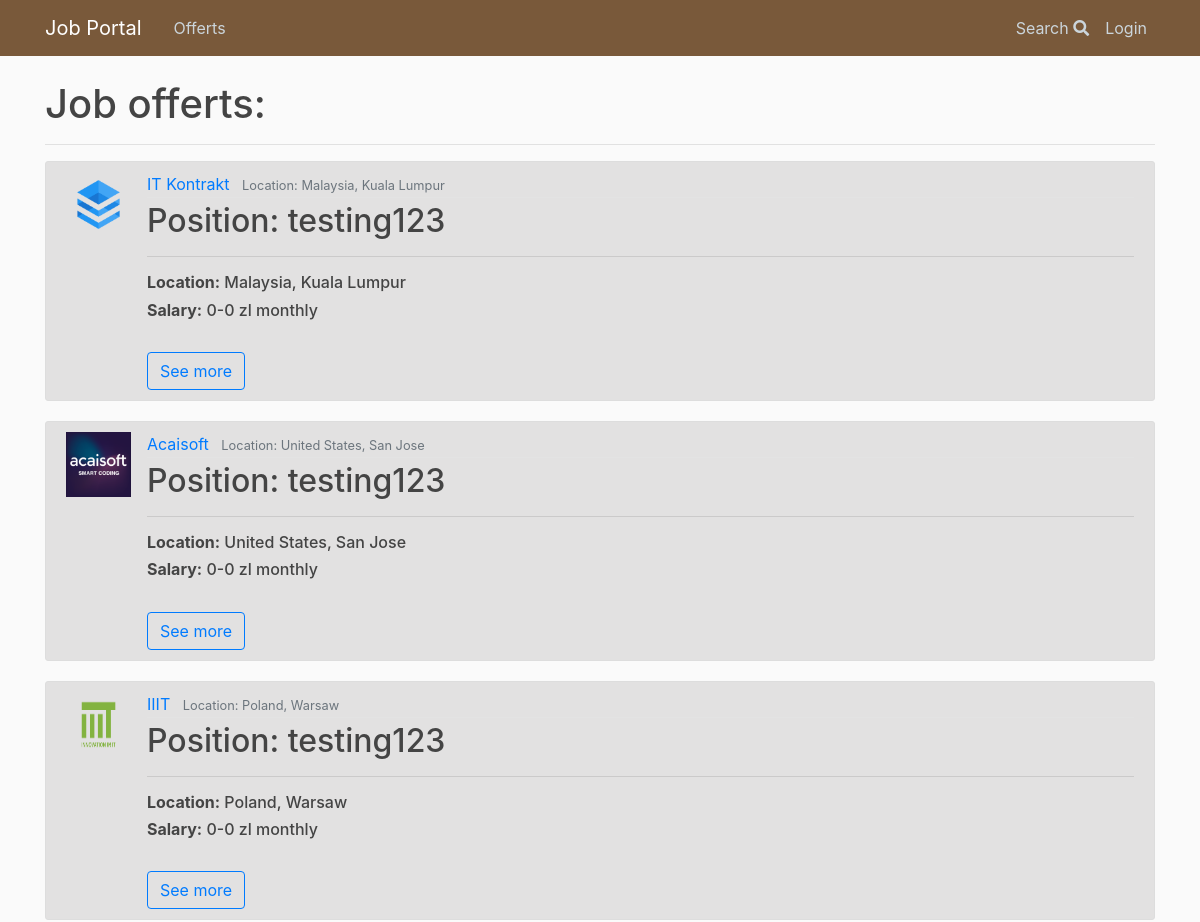
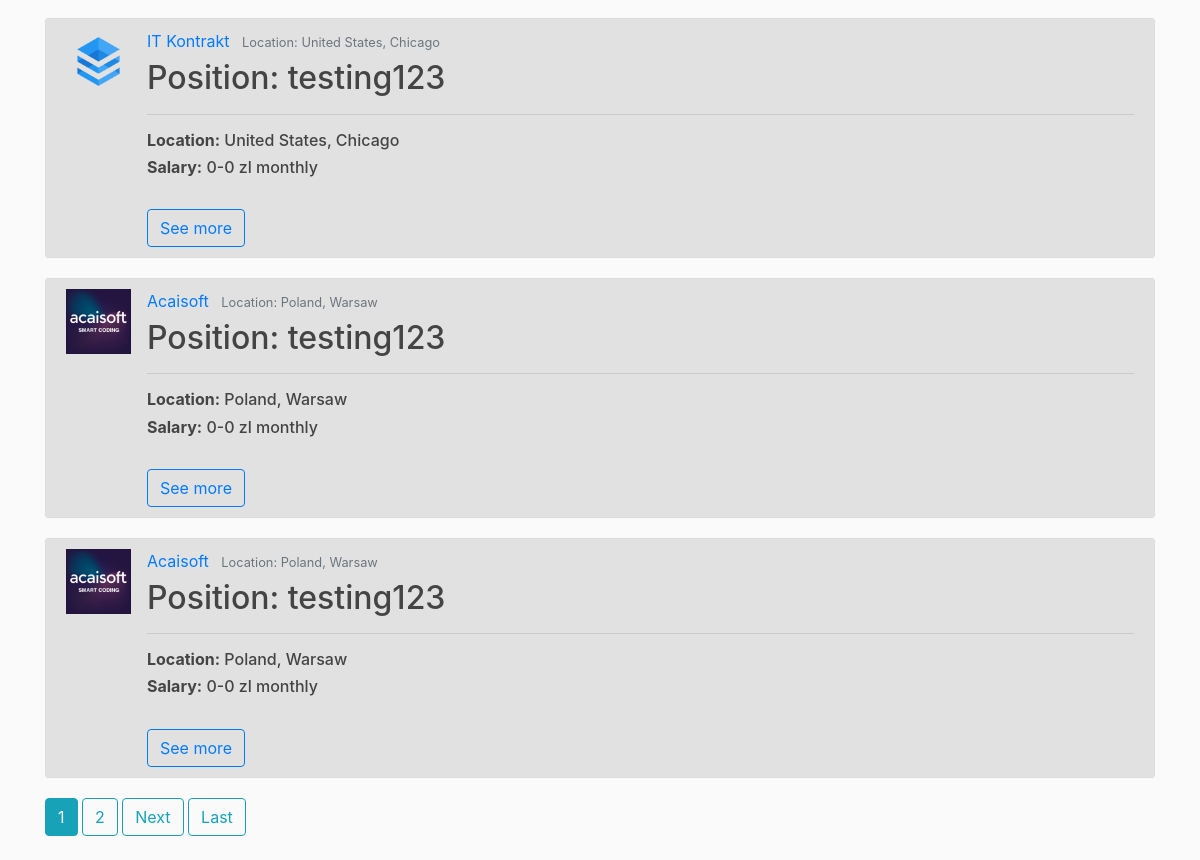
Page /offerts/ on the earlier database version (2 pictures, top to bottom).
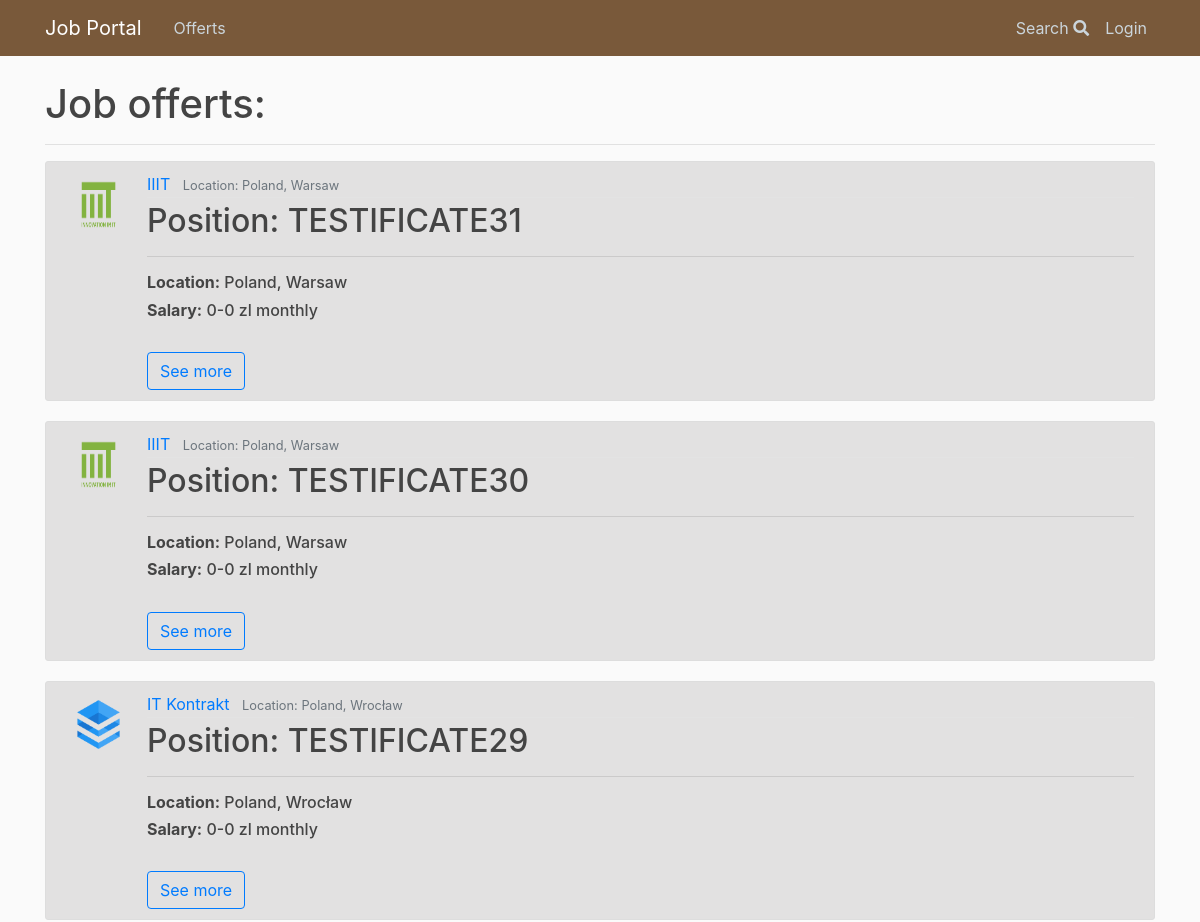
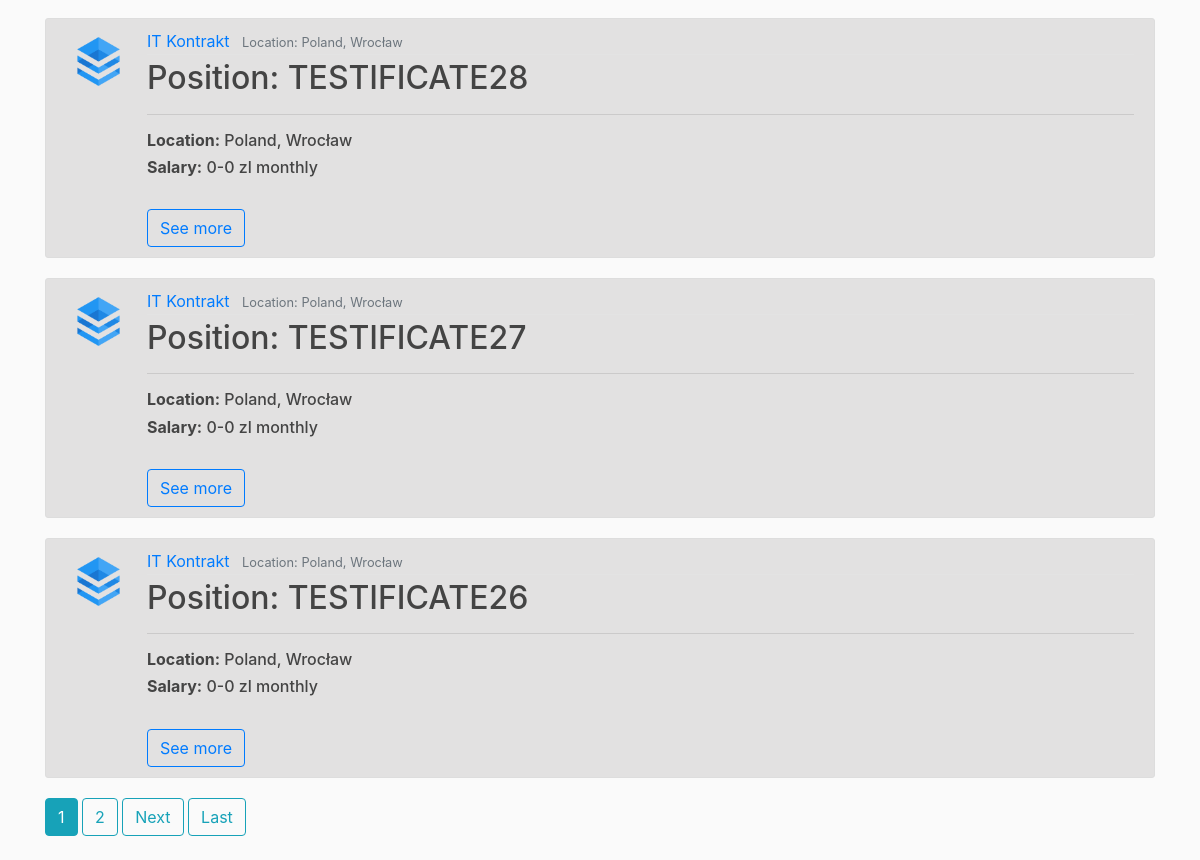
Same page on the later database version (2 pictures, top to bottom).
### offerts/models.py (models this page shows, shortened)
class Offert(models.Model):
    author = models.ForeignKey(User, on_delete=models.CASCADE)
    position = models.CharField(max_length = 100)
    agency = models.ForeignKey(Agency, on_delete=models.CASCADE)
    remote = models.BooleanField(default=False)
    sal_types = (
        ('H', 'per hour'),
        ('M', 'monthly'),
    )
    salary_type = models.CharField(
        max_length=1,
        choices=sal_types,
        default='M',
    )
    min_salary = models.IntegerField(default=0)
    max_salary = models.IntegerField(default=0)
    publication_date = models.DateTimeField(auto_now_add = True)
    expiration_date = models.DateField(null=True, default=None)
    must_have = models.ManyToManyField('Tag')
    nice_to_have = models.CharField(max_length = 1000)
    duties = models.CharField(max_length = 1000)
    benefits = models.CharField(max_length = 1000)
    about = models.TextField(null=True)

class Agency(models.Model):
    company = models.ForeignKey(Company, on_delete=models.CASCADE)
    country = models.CharField(max_length = 100)
    location = models.CharField(max_length = 100)
    address = models.CharField(max_length = 200)
    weppage = models.URLField(null=True)
    email = models.EmailField()
    phone = models.CharField(max_length=15)
    class Meta:
        verbose_name_plural = "Agencies"

class Company(models.Model):
    name = models.CharField(max_length = 200, unique=True)
    logo = models.ImageField(upload_to = "logos/", null=True, default=None)
    webpage = models.URLField(null=True)
    about = models.CharField(max_length = 1000)
    class Meta:
        verbose_name_plural = "Companies"

### offerts/views.py (the view)
# urls.py: path('', OffertListView.as_view(), name = 'index'),
class OffertListView(ListView):
    model = Offert
    template_name = 'offerts/offert_list.html' # default: <app>/<model>_<viewtype>.html
    context_object_name = 'offerts'
    ordering = ['-publication_date'] # '-' -> from newest to oldest
    paginate_by = 6

### offerts/templates/offerts/offert_list.html (shortened to what this page needs)
{% extends 'base.html' %}
{% load static %}
    {% block body %}
      <h1> Job offerts: </h1>
      <hr>
      {% if offerts %}
        {% for offert in offerts %}
        <article class="media content-section">
        <img class="article-img" src="{{offert.agency.company.logo.url}}" alt="logo">
            <div class="media-body">
                <div class="article-metadata">
                  <a class="mr-2" href='#'>{{ offert.agency.company.name }}</a>
                  <small class="text-muted">Location: {{ offert.agency.country }}, {{offert.agency.location }}</small>
                </div>
                <h2><a class="article-title">Position: {{ offert.position }}</a></h2>
                <hr>
                <h6><a class="article-title"><strong>Location:</strong> {{ offert.agency.country }}, {{offert.agency.location }}</a></h6>
                <h6><a class="article-title"><strong>Salary:</strong> {{offert.min_salary}}-{{offert.max_salary}} zl  {{ offert.get_salary_type_display }}</a></h6>
                <br>
                <a href="{% url 'offerts:offert_details' offert.id %}"><button type="button" class="btn btn-outline-primary">See more</button></a>
        </article>
      {% endfor %}
      {% if is_paginated %}
        {% for num in page_obj.paginator.page_range %}
          {% if page_obj.number == num %}
            <a class="btn btn-info mb-4" href="?page={{num}}">{{num}}</a>
          {% elif num > page_obj.number|add:'-2' and num < page_obj.number|add:'2' %}
            <a class="btn btn-outline-info mb-4" href="?page={{num}}">{{num}}</a>
          {% endif %}
        {% endfor %}
        {% if page_obj.has_next %}
          <a class="btn btn-outline-info mb-4" href="?page={{ page_obj.next_page_number }}">Next</a>
          <a class="btn btn-outline-info mb-4" href="?page={{ page_obj.paginator.num_pages }}">Last</a>
        {% endif %}
      {% endif %}
    {% else %}
      <h3>No offerts available.</h3>
    {% endif %}
  {% endblock %}

### offerts/templates/base.html (shortened to what this page needs)
{% load static %}
<!DOCTYPE html>
<html>
<head>
  <link rel="stylesheet" href="https://stackpath.bootstrapcdn.com/bootstrap/4.3.1/css/bootstrap.min.css">
  <link rel="stylesheet" href="https://use.fontawesome.com/releases/v5.8.2/css/all.css">
</head>
<body>
  <header class="site-header">
    <nav id="navbar" class="navbar navbar-expand-md navbar-dark bg-steel fixed-top">
      <div class="container">
        <a class="navbar-brand mr-4" href="{% url 'home' %}">Job Portal</a>
        <div class="collapse navbar-collapse" id="navbarToggle">
          <div class="navbar-nav mr-auto">
            <a class="nav-item nav-link" href="{% url 'offerts:index' %}">Offerts</a>
          </div>
          <div class="navbar-nav">
            <a class="nav-item nav-link" href="{% url 'search:index' %}">Search <i class="fa fa-search bg-transparent"></i></a>
            {% if user.is_authenticated %}
            <a class="nav-item nav-link"href="{% url 'profile' %}">Profile</a>
            <a class="nav-item nav-link"href="{% url 'logout' %}">Logout</a>
            {% else %}
            <a class="nav-item nav-link"href="{%url 'login' %}">Login</a>
            {% endif %}
          </div>
        </div>
      </div>
    </nav>
  </header>
  <main role="main" class="container">
    <div class="row">
      <div class="col-md-12">
        {% block body %}{% endblock %}
      </div>
    </div>
  </main>
</body>
</html>

### offerts/static/main.css (style rules this page uses)
body { background: #fafafa; color: #333333; margin-top: 5rem; }
h1, h2, h3, h4, h5, h6 { color: #444444; }
.bg-steel { background-color: #5f788a; }
.site-header .navbar-nav .nav-link { color: #cbd5db; }
.content-section { background: #e2e1e1; padding: 10px 20px; border: 1px solid #dddddd; border-radius: 3px; margin-bottom: 20px; }
.article-title { color: #444444; }
.article-img { height: 65px; width: 65px; margin-right: 16px; }
.article-metadata { padding-bottom: 1px; margin-bottom: 4px; border-bottom: 1px solid #e3e3e3 }
#navbar { background-color: #79593a }

Differences in the rows shown:
no longer on this page (row unchanged): Offert: agency.company.logo (picture), agency.company.name "IT Kontrakt", agency.country "Malaysia", agency.location "Kuala Lumpur", position "testing123", min_salary "0", max_salary "0", salary_type "monthly"
no longer on this page (row unchanged): Offert: agency.company.logo (picture), agency.company.name "Acaisoft", agency.country "United States", agency.location "San Jose", position "testing123", min_salary "0", max_salary "0", salary_type "monthly"
no longer on this page (row unchanged): Offert: agency.company.logo (picture), agency.company.name "IIIT", agency.country "Poland", agency.location "Warsaw", position "testing123", min_salary "0", max_salary "0", salary_type "monthly"
no longer on this page (row unchanged): Offert: agency.company.logo (picture), agency.company.name "IT Kontrakt", agency.country "United States", agency.location "Chicago", position "testing123", min_salary "0", max_salary "0", salary_type "monthly"
no longer on this page (row unchanged): Offert: agency.company.logo (picture), agency.company.name "Acaisoft", agency.country "Poland", agency.location "Warsaw", position "testing123", min_salary "0", max_salary "0", salary_type "monthly"
no longer on this page (row unchanged): Offert: agency.company.logo (picture), agency.company.name "Acaisoft", agency.country "Poland", agency.location "Warsaw", position "testing123", min_salary "0", max_salary "0", salary_type "monthly"
added Offert: agency.company.logo (picture), agency.company.name "IIIT", agency.country "Poland", agency.location "Warsaw", position "TESTIFICATE31", min_salary "0", max_salary "0", salary_type "monthly"
added Offert: agency.company.logo (picture), agency.company.name "IIIT", agency.country "Poland", agency.location "Warsaw", position "TESTIFICATE30", min_salary "0", max_salary "0", salary_type "monthly"
added Offert: agency.company.logo (picture), agency.company.name "IT Kontrakt", agency.country "Poland", agency.location "Wrocław", position "TESTIFICATE29", min_salary "0", max_salary "0", salary_type "monthly"
added Offert: agency.company.logo (picture), agency.company.name "IT Kontrakt", agency.country "Poland", agency.location "Wrocław", position "TESTIFICATE28", min_salary "0", max_salary "0", salary_type "monthly"
added Offert: agency.company.logo (picture), agency.company.name "IT Kontrakt", agency.country "Poland", agency.location "Wrocław", position "TESTIFICATE27", min_salary "0", max_salary "0", salary_type "monthly"
added Offert: agency.company.logo (picture), agency.company.name "IT Kontrakt", agency.country "Poland", agency.location "Wrocław", position "TESTIFICATE26", min_salary "0", max_salary "0", salary_type "monthly"
